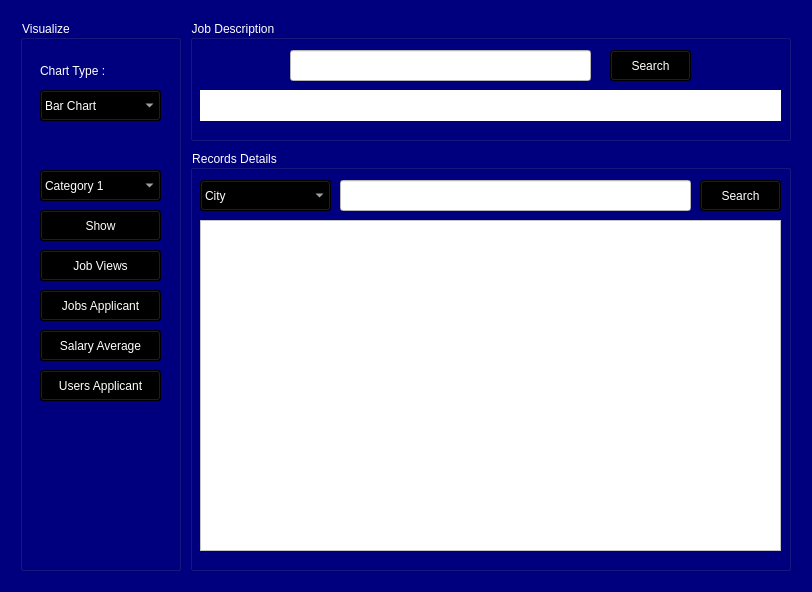
<?xml version="1.0" encoding="UTF-8"?>
<ui version="4.0">
 <class>Form</class>
 <widget class="QWidget" name="Form">
  <property name="geometry">
   <rect>
    <x>0</x>
    <y>0</y>
    <width>812</width>
    <height>592</height>
   </rect>
  </property>
  <property name="windowTitle">
   <string>Form</string>
  </property>
  <property name="styleSheet">
   <string notr="true">QWidget{
background-color: rgb(0, 0, 127);

}</string>
  </property>
  <widget class="QGroupBox" name="JobDescription_2">
   <property name="geometry">
    <rect>
     <x>190</x>
     <y>20</y>
     <width>601</width>
     <height>121</height>
    </rect>
   </property>
   <property name="styleSheet">
    <string notr="true">QGroupBox{

	color: rgb(255, 255, 255);
	font: 75 14pt &quot;MS Shell Dlg 2&quot;;
}</string>
   </property>
   <property name="title">
    <string>Job Description</string>
   </property>
   <widget class="QLineEdit" name="Jobsearch">
    <property name="geometry">
     <rect>
      <x>100</x>
      <y>30</y>
      <width>301</width>
      <height>31</height>
     </rect>
    </property>
    <property name="styleSheet">
     <string notr="true">QLineEdit{

	background-color: rgb(255, 255, 255);

}</string>
    </property>
   </widget>
   <widget class="QPushButton" name="JobsearchBtn">
    <property name="geometry">
     <rect>
      <x>420</x>
      <y>30</y>
      <width>81</width>
      <height>31</height>
     </rect>
    </property>
    <property name="styleSheet">
     <string notr="true">QPushButton
{
      
	background-color: rgb(0, 0, 0);
	color: rgb(255, 255, 255);

	font: 11pt &quot;MS Shell Dlg 2&quot;;


}</string>
    </property>
    <property name="text">
     <string>Search</string>
    </property>
   </widget>
   <widget class="QLabel" name="JobDescription">
    <property name="enabled">
     <bool>true</bool>
    </property>
    <property name="geometry">
     <rect>
      <x>10</x>
      <y>70</y>
      <width>581</width>
      <height>31</height>
     </rect>
    </property>
    <property name="styleSheet">
     <string notr="true">QLabel
{
      
	background-color: rgb(255, 255, 255);
	font: 75 11pt &quot;MS Shell Dlg 2&quot;;


}</string>
    </property>
    <property name="text">
     <string/>
    </property>
    <property name="alignment">
     <set>Qt::AlignCenter</set>
    </property>
   </widget>
   <zorder>Jobsearch</zorder>
   <zorder>JobsearchBtn</zorder>
   <zorder>JobDescription</zorder>
   <zorder>tabWidget</zorder>
  </widget>
  <widget class="QGroupBox" name="Details">
   <property name="geometry">
    <rect>
     <x>190</x>
     <y>150</y>
     <width>601</width>
     <height>421</height>
    </rect>
   </property>
   <property name="styleSheet">
    <string notr="true">QGroupBox{

	color: rgb(255, 255, 255);
	font: 75 14pt &quot;MS Shell Dlg 2&quot;;
}</string>
   </property>
   <property name="title">
    <string>Records Details</string>
   </property>
   <widget class="QComboBox" name="ChooseSearch">
    <property name="geometry">
     <rect>
      <x>10</x>
      <y>30</y>
      <width>131</width>
      <height>31</height>
     </rect>
    </property>
    <property name="styleSheet">
     <string notr="true">QComboBox{

    
	background-color: rgb(0, 0, 0);
  
	font: 75 11pt &quot;MS Shell Dlg 2&quot;;
	color: rgb(255, 255, 255);

}</string>
    </property>
    <item>
     <property name="text">
      <string>City</string>
     </property>
    </item>
    <item>
     <property name="text">
      <string>Job</string>
     </property>
    </item>
    <item>
     <property name="text">
      <string>Category</string>
     </property>
    </item>
    <item>
     <property name="text">
      <string>Industry</string>
     </property>
    </item>
   </widget>
   <widget class="QLineEdit" name="InputSearch">
    <property name="geometry">
     <rect>
      <x>150</x>
      <y>30</y>
      <width>351</width>
      <height>31</height>
     </rect>
    </property>
    <property name="styleSheet">
     <string notr="true">QLineEdit{

	background-color: rgb(255, 255, 255);

}</string>
    </property>
   </widget>
   <widget class="QPushButton" name="SearchBtn">
    <property name="geometry">
     <rect>
      <x>510</x>
      <y>30</y>
      <width>81</width>
      <height>31</height>
     </rect>
    </property>
    <property name="styleSheet">
     <string notr="true">QPushButton
{
      
	background-color: rgb(0, 0, 0);
	color: rgb(255, 255, 255);

	font: 11pt &quot;MS Shell Dlg 2&quot;;


}</string>
    </property>
    <property name="text">
     <string>Search</string>
    </property>
   </widget>
   <widget class="QTextBrowser" name="textBrowser">
    <property name="geometry">
     <rect>
      <x>10</x>
      <y>70</y>
      <width>581</width>
      <height>331</height>
     </rect>
    </property>
    <property name="styleSheet">
     <string notr="true">QTextBrowser
{
 
	background-color: rgb(255, 255, 255);
  
	color: rgb(0, 0, 0);

}</string>
    </property>
   </widget>
  </widget>
  <widget class="QGroupBox" name="Visualize">
   <property name="geometry">
    <rect>
     <x>20</x>
     <y>20</y>
     <width>161</width>
     <height>551</height>
    </rect>
   </property>
   <property name="styleSheet">
    <string notr="true">QGroupBox{

	color: rgb(255, 255, 255);
	font: 75 14pt &quot;MS Shell Dlg 2&quot;;
}</string>
   </property>
   <property name="title">
    <string>Visualize</string>
   </property>
   <widget class="QComboBox" name="SelectChart">
    <property name="geometry">
     <rect>
      <x>20</x>
      <y>70</y>
      <width>121</width>
      <height>31</height>
     </rect>
    </property>
    <property name="styleSheet">
     <string notr="true">QComboBox{

    
	background-color: rgb(0, 0, 0);
  
	font: 75 11pt &quot;MS Shell Dlg 2&quot;;
	color: rgb(255, 255, 255);

}</string>
    </property>
    <item>
     <property name="text">
      <string>Bar Chart</string>
     </property>
    </item>
    <item>
     <property name="text">
      <string>Pie Chart</string>
     </property>
    </item>
   </widget>
   <widget class="QComboBox" name="SelectCategory">
    <property name="geometry">
     <rect>
      <x>20</x>
      <y>150</y>
      <width>121</width>
      <height>31</height>
     </rect>
    </property>
    <property name="styleSheet">
     <string notr="true">QComboBox{

    
	background-color: rgb(0, 0, 0);
  
	font: 75 11pt &quot;MS Shell Dlg 2&quot;;
	color: rgb(255, 255, 255);

}</string>
    </property>
    <item>
     <property name="text">
      <string>Category 1</string>
     </property>
    </item>
    <item>
     <property name="text">
      <string>Category 2</string>
     </property>
    </item>
    <item>
     <property name="text">
      <string>Category 3</string>
     </property>
    </item>
    <item>
     <property name="text">
      <string>Industry 1</string>
     </property>
    </item>
    <item>
     <property name="text">
      <string>industry 2</string>
     </property>
    </item>
    <item>
     <property name="text">
      <string>industry 3</string>
     </property>
    </item>
   </widget>
   <widget class="QPushButton" name="Showbtn">
    <property name="geometry">
     <rect>
      <x>20</x>
      <y>190</y>
      <width>121</width>
      <height>31</height>
     </rect>
    </property>
    <property name="styleSheet">
     <string notr="true">QPushButton
{
      
	font: 17pt &quot;MS Shell Dlg 2&quot;;
	background-color: rgb(0, 0, 0);
	color: rgb(255, 255, 255);

}</string>
    </property>
    <property name="text">
     <string>Show</string>
    </property>
   </widget>
   <widget class="QPushButton" name="JobViewsBtn">
    <property name="geometry">
     <rect>
      <x>20</x>
      <y>230</y>
      <width>121</width>
      <height>31</height>
     </rect>
    </property>
    <property name="styleSheet">
     <string notr="true">QPushButton
{
      
	background-color: rgb(0, 0, 0);
	color: rgb(255, 255, 255);

	font: 11pt &quot;MS Shell Dlg 2&quot;;


}</string>
    </property>
    <property name="text">
     <string>Job Views</string>
    </property>
   </widget>
   <widget class="QPushButton" name="JobApplicantBtn">
    <property name="geometry">
     <rect>
      <x>20</x>
      <y>270</y>
      <width>121</width>
      <height>31</height>
     </rect>
    </property>
    <property name="styleSheet">
     <string notr="true">QPushButton
{
      
	background-color: rgb(0, 0, 0);
	color: rgb(255, 255, 255);
	font: 11pt &quot;MS Shell Dlg 2&quot;;


}</string>
    </property>
    <property name="text">
     <string>Jobs Applicant</string>
    </property>
   </widget>
   <widget class="QPushButton" name="SalaryAverageBtn">
    <property name="geometry">
     <rect>
      <x>20</x>
      <y>310</y>
      <width>121</width>
      <height>31</height>
     </rect>
    </property>
    <property name="styleSheet">
     <string notr="true">QPushButton
{
      
	background-color: rgb(0, 0, 0);
	color: rgb(255, 255, 255);
	font: 11pt &quot;MS Shell Dlg 2&quot;;


}</string>
    </property>
    <property name="text">
     <string>Salary Average</string>
    </property>
   </widget>
   <widget class="QPushButton" name="UserApplicantBtn">
    <property name="geometry">
     <rect>
      <x>20</x>
      <y>350</y>
      <width>121</width>
      <height>31</height>
     </rect>
    </property>
    <property name="styleSheet">
     <string notr="true">QPushButton
{
      
	background-color: rgb(0, 0, 0);
	color: rgb(255, 255, 255);
	font: 11pt &quot;MS Shell Dlg 2&quot;;


}</string>
    </property>
    <property name="text">
     <string>Users Applicant</string>
    </property>
   </widget>
   <widget class="QLabel" name="label">
    <property name="geometry">
     <rect>
      <x>20</x>
      <y>40</y>
      <width>121</width>
      <height>21</height>
     </rect>
    </property>
    <property name="styleSheet">
     <string notr="true">QLabel
{
  
	color: rgb(255, 255, 255);
	font: 75 10pt &quot;MS Shell Dlg 2&quot;;

}</string>
    </property>
    <property name="text">
     <string>Chart Type :</string>
    </property>
   </widget>
  </widget>
 </widget>
 <resources/>
 <connections/>
</ui>
